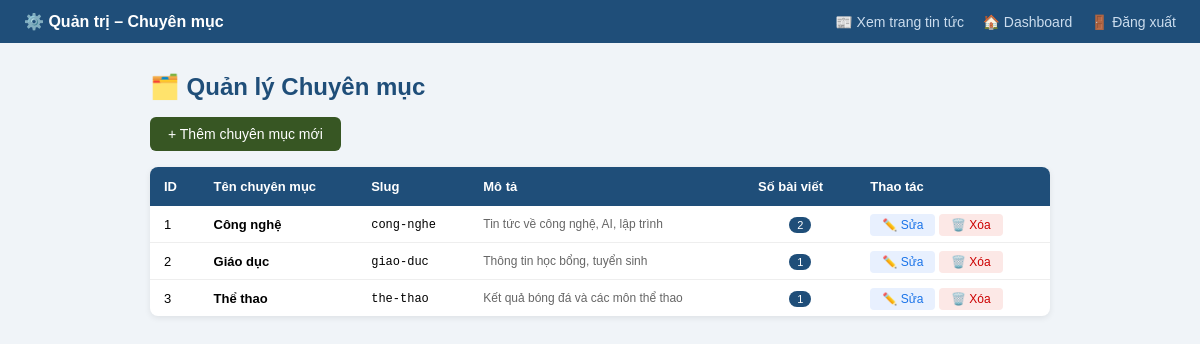
Screenshot of /lab03/admin/categories/index.php (signed in) with the database file from the repository.
### tables this page shows
CREATE TABLE categories (
    id          INT AUTO_INCREMENT PRIMARY KEY,
    name        VARCHAR(100) NOT NULL,
    slug        VARCHAR(100) NOT NULL UNIQUE,
    description TEXT         DEFAULT NULL,
    created_at  TIMESTAMP    DEFAULT CURRENT_TIMESTAMP
);

### lab03/functions.php (called while the page is built, shortened)
<?php
require_once __DIR__ . '/db.php';
function e($str) {
    return htmlspecialchars((string)$str, ENT_QUOTES, 'UTF-8');
}
function excerpt($text, $length = 150) {
    $text = strip_tags($text);
    if (mb_strlen($text) <= $length) return $text;
    return mb_substr($text, 0, $length) . '...';
}
function db_fetch_all($sql, $types = '', $params = []) {
    global $conn;
    $stmt = $conn->prepare($sql);
    $stmt->execute();
    $rows = $stmt->get_result()->fetch_all(MYSQLI_ASSOC);
    return $rows;
}
function db_fetch_one($sql, $types = '', $params = []) {
    global $conn;
    $stmt = $conn->prepare($sql);
    if ($types && $params) {
        $stmt->bind_param($types, ...$params);
    }
    $stmt->execute();
    $row = $stmt->get_result()->fetch_assoc();
    return $row ?: null;
}
function get_all_categories() {
    return db_fetch_all("SELECT * FROM categories ORDER BY id");
}
function count_posts_in_category($cat_id) {
    $row = db_fetch_one(
        "SELECT COUNT(*) AS total FROM posts WHERE category_id = ?", 'i', [$cat_id]
    );
    return (int)$row['total'];
}

### lab03/admin/categories/index.php (the view, shortened to what this page needs)
<?php
require_once '../../functions.php';
$categories = get_all_categories();
?>
<!DOCTYPE html>
<html lang="vi">
<head>
</head>
<body>
<div class="navbar">
    <strong>⚙️ Quản trị – Chuyên mục</strong>
    <div>
        <a href="../../news/index.php">📰 Xem trang tin tức</a>
        <a href="../../dashboard.php">🏠 Dashboard</a>
        <a href="../../logout.php">🚪 Đăng xuất</a>
    </div>
</div>
<div class="wrap">
    <h2>🗂️ Quản lý Chuyên mục</h2>
    <a class="add-btn" href="create.php">+ Thêm chuyên mục mới</a>
    <table>
        <tr>
            <th>ID</th>
            <th>Tên chuyên mục</th>
            <th>Slug</th>
            <th>Mô tả</th>
            <th>Số bài viết</th>
            <th>Thao tác</th>
        </tr>
        <?php foreach ($categories as $cat): ?>
        <tr>
            <td><?= $cat['id'] ?></td>
            <td><strong><?= e($cat['name']) ?></strong></td>
            <td><code style="font-size:12px"><?= e($cat['slug']) ?></code></td>
            <td style="color:#666; font-size:12px"><?= e(excerpt($cat['description'] ?? '', 60)) ?></td>
            <td style="text-align:center">
                <span class="count-badge"><?= count_posts_in_category($cat['id']) ?></span>
            </td>
            <td>
                <a class="btn btn-edit" href="edit.php?id=<?= $cat['id'] ?>">✏️ Sửa</a>
                <a class="btn btn-del"  href="delete.php?id=<?= $cat['id'] ?>"
                   onclick="return confirm('Xóa chuyên mục «<?= e($cat['name']) ?>»?')">🗑️ Xóa</a>
            </td>
        </tr>
        <?php endforeach; ?>
    </table>
</div>
</body>
</html>

### lab03/admin/categories/index.php (style rules this page uses)
body { font-family: Arial, sans-serif; background: #f0f4f8; margin: 0; }
.navbar { background: #1F4E79; color: #fff; padding: 12px 24px; display: flex; justify-content: space-between; align-items: center; }
.navbar a { color: #cde; text-decoration: none; margin-left: 14px; font-size: 14px; }
.wrap { max-width: 900px; margin: 30px auto; padding: 0 16px; }
h2 { color: #1F4E79; margin-bottom: 16px; }
table { width: 100%; border-collapse: collapse; background: #fff; border-radius: 8px; overflow: hidden; box-shadow: 0 2px 6px rgba(0,0,0,.08); }
th { background: #1F4E79; color: #fff; padding: 12px 14px; text-align: left; font-size: 13px; }
td { padding: 10px 14px; font-size: 13px; border-bottom: 1px solid #eee; vertical-align: middle; }
tr:last-child td { border-bottom: none; }
.btn { padding: 4px 12px; border-radius: 4px; text-decoration: none; font-size: 12px; }
.btn-edit { background: #e8f0fe; color: #1a73e8; }
.btn-del { background: #fce8e6; color: #c00; }
.add-btn { display: inline-block; margin-bottom: 16px; padding: 9px 18px; background: #375623; color: #fff; text-decoration: none; border-radius: 6px; font-size: 14px; }
.count-badge { background: #1F4E79; color: #fff; padding: 2px 8px; border-radius: 10px; font-size: 11px; }

### rows the page displays
categories: id "1", name "Công nghệ", slug "cong-nghe", description "Tin tức về công nghệ, AI, lập trình", id "2"
categories: id "2", name "Giáo dục", slug "giao-duc", description "Thông tin học bổng, tuyển sinh", id "1"
categories: id "3", name "Thể thao", slug "the-thao", description "Kết quả bóng đá và các môn thể thao", id "1"
